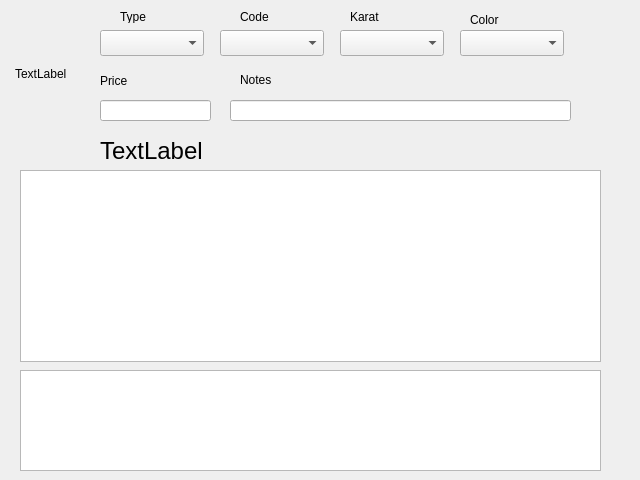
<?xml version="1.0" encoding="UTF-8"?>
<ui version="4.0">
 <class>Dialog</class>
 <widget class="QDialog" name="Dialog">
  <property name="geometry">
   <rect>
    <x>0</x>
    <y>0</y>
    <width>640</width>
    <height>480</height>
   </rect>
  </property>
  <property name="windowTitle">
   <string>Dialog</string>
  </property>
  <widget class="QLabel" name="label">
   <property name="geometry">
    <rect>
     <x>15</x>
     <y>33</y>
     <width>71</width>
     <height>81</height>
    </rect>
   </property>
   <property name="text">
    <string>TextLabel</string>
   </property>
  </widget>
  <widget class="QComboBox" name="comboBox">
   <property name="geometry">
    <rect>
     <x>100</x>
     <y>30</y>
     <width>104</width>
     <height>26</height>
    </rect>
   </property>
  </widget>
  <widget class="QComboBox" name="comboBox_2">
   <property name="geometry">
    <rect>
     <x>220</x>
     <y>30</y>
     <width>104</width>
     <height>26</height>
    </rect>
   </property>
  </widget>
  <widget class="QLabel" name="label_2">
   <property name="geometry">
    <rect>
     <x>120</x>
     <y>10</y>
     <width>56</width>
     <height>13</height>
    </rect>
   </property>
   <property name="text">
    <string>Type</string>
   </property>
  </widget>
  <widget class="QLabel" name="label_3">
   <property name="geometry">
    <rect>
     <x>240</x>
     <y>10</y>
     <width>56</width>
     <height>13</height>
    </rect>
   </property>
   <property name="text">
    <string>Code</string>
   </property>
  </widget>
  <widget class="QLabel" name="label_4">
   <property name="geometry">
    <rect>
     <x>350</x>
     <y>10</y>
     <width>56</width>
     <height>13</height>
    </rect>
   </property>
   <property name="text">
    <string>Karat</string>
   </property>
  </widget>
  <widget class="QLabel" name="label_5">
   <property name="geometry">
    <rect>
     <x>470</x>
     <y>10</y>
     <width>61</width>
     <height>20</height>
    </rect>
   </property>
   <property name="text">
    <string>Color</string>
   </property>
  </widget>
  <widget class="QComboBox" name="comboBox_3">
   <property name="geometry">
    <rect>
     <x>340</x>
     <y>30</y>
     <width>104</width>
     <height>26</height>
    </rect>
   </property>
  </widget>
  <widget class="QComboBox" name="comboBox_4">
   <property name="geometry">
    <rect>
     <x>460</x>
     <y>30</y>
     <width>104</width>
     <height>26</height>
    </rect>
   </property>
  </widget>
  <widget class="QLabel" name="label_6">
   <property name="geometry">
    <rect>
     <x>100</x>
     <y>70</y>
     <width>61</width>
     <height>21</height>
    </rect>
   </property>
   <property name="text">
    <string>Price</string>
   </property>
  </widget>
  <widget class="QLineEdit" name="lineEdit">
   <property name="geometry">
    <rect>
     <x>100</x>
     <y>100</y>
     <width>111</width>
     <height>21</height>
    </rect>
   </property>
  </widget>
  <widget class="QLineEdit" name="lineEdit_2">
   <property name="geometry">
    <rect>
     <x>230</x>
     <y>100</y>
     <width>341</width>
     <height>21</height>
    </rect>
   </property>
  </widget>
  <widget class="QLabel" name="label_7">
   <property name="geometry">
    <rect>
     <x>240</x>
     <y>70</y>
     <width>51</width>
     <height>20</height>
    </rect>
   </property>
   <property name="text">
    <string>Notes</string>
   </property>
  </widget>
  <widget class="QLabel" name="label_8">
   <property name="geometry">
    <rect>
     <x>100</x>
     <y>140</y>
     <width>471</width>
     <height>21</height>
    </rect>
   </property>
   <property name="font">
    <font>
     <pointsize>18</pointsize>
    </font>
   </property>
   <property name="text">
    <string>TextLabel</string>
   </property>
  </widget>
  <widget class="QTableView" name="tableView">
   <property name="geometry">
    <rect>
     <x>20</x>
     <y>170</y>
     <width>581</width>
     <height>192</height>
    </rect>
   </property>
  </widget>
  <widget class="QTableWidget" name="tableWidget">
   <property name="geometry">
    <rect>
     <x>20</x>
     <y>370</y>
     <width>581</width>
     <height>101</height>
    </rect>
   </property>
  </widget>
 </widget>
 <resources/>
 <connections/>
</ui>
